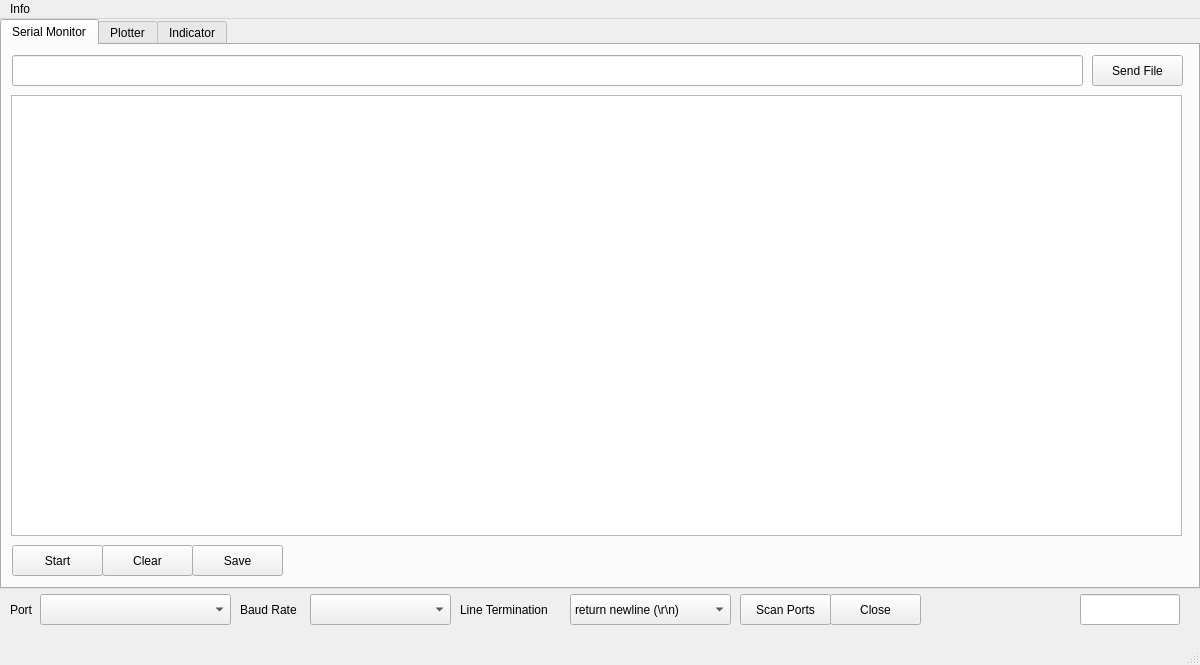
<?xml version="1.0" encoding="UTF-8"?>
<ui version="4.0">
 <class>qt</class>
 <widget class="QMainWindow" name="qt">
  <property name="geometry">
   <rect>
    <x>0</x>
    <y>0</y>
    <width>1200</width>
    <height>665</height>
   </rect>
  </property>
  <property name="cursor">
   <cursorShape>ArrowCursor</cursorShape>
  </property>
  <property name="windowTitle">
   <string>Camnera GUI</string>
  </property>
  <property name="windowOpacity">
   <double>0.990000000000000</double>
  </property>
  <property name="statusTip">
   <string>Serial User Interface.</string>
  </property>
  <property name="whatsThis">
   <string>Camera GUI</string>
  </property>
  <widget class="QWidget" name="widget_MainWindow">
   <widget class="QTabWidget" name="tabWidget_MainWindow">
    <property name="enabled">
     <bool>true</bool>
    </property>
    <property name="geometry">
     <rect>
      <x>0</x>
      <y>0</y>
      <width>1200</width>
      <height>570</height>
     </rect>
    </property>
    <property name="maximumSize">
     <size>
      <width>1677799</width>
      <height>16777215</height>
     </size>
    </property>
    <property name="font">
     <font>
      <pointsize>9</pointsize>
     </font>
    </property>
    <property name="currentIndex">
     <number>0</number>
    </property>
    <property name="iconSize">
     <size>
      <width>12</width>
      <height>12</height>
     </size>
    </property>
    <widget class="QWidget" name="SerialMonitor">
     <property name="font">
      <font>
       <pointsize>9</pointsize>
      </font>
     </property>
     <attribute name="title">
      <string>Serial Monitor</string>
     </attribute>
     <widget class="QPushButton" name="pushButton_SerialSend">
      <property name="geometry">
       <rect>
        <x>1090</x>
        <y>10</y>
        <width>91</width>
        <height>31</height>
       </rect>
      </property>
      <property name="font">
       <font>
        <pointsize>9</pointsize>
       </font>
      </property>
      <property name="text">
       <string>Send File</string>
      </property>
      <property name="autoDefault">
       <bool>false</bool>
      </property>
     </widget>
     <widget class="QPushButton" name="pushButton_SerialClearOutput">
      <property name="geometry">
       <rect>
        <x>100</x>
        <y>500</y>
        <width>91</width>
        <height>31</height>
       </rect>
      </property>
      <property name="font">
       <font>
        <pointsize>9</pointsize>
       </font>
      </property>
      <property name="text">
       <string>Clear</string>
      </property>
     </widget>
     <widget class="QPushButton" name="pushButton_SerialSave">
      <property name="geometry">
       <rect>
        <x>190</x>
        <y>500</y>
        <width>91</width>
        <height>31</height>
       </rect>
      </property>
      <property name="font">
       <font>
        <pointsize>9</pointsize>
       </font>
      </property>
      <property name="text">
       <string>Save</string>
      </property>
     </widget>
     <widget class="QLineEdit" name="lineEdit_SerialText">
      <property name="geometry">
       <rect>
        <x>10</x>
        <y>10</y>
        <width>1071</width>
        <height>31</height>
       </rect>
      </property>
      <property name="sizePolicy">
       <sizepolicy hsizetype="Expanding" vsizetype="Fixed">
        <horstretch>1</horstretch>
        <verstretch>0</verstretch>
       </sizepolicy>
      </property>
      <property name="font">
       <font>
        <family>Fira Mono</family>
        <pointsize>8</pointsize>
        <kerning>false</kerning>
       </font>
      </property>
     </widget>
     <widget class="QPushButton" name="pushButton_SerialStartStop">
      <property name="geometry">
       <rect>
        <x>10</x>
        <y>500</y>
        <width>91</width>
        <height>31</height>
       </rect>
      </property>
      <property name="font">
       <font>
        <pointsize>9</pointsize>
       </font>
      </property>
      <property name="text">
       <string>Start</string>
      </property>
     </widget>
     <widget class="QPlainTextEdit" name="plainTextEdit_SerialTextDisplay">
      <property name="geometry">
       <rect>
        <x>9</x>
        <y>50</y>
        <width>1171</width>
        <height>441</height>
       </rect>
      </property>
      <property name="sizePolicy">
       <sizepolicy hsizetype="Expanding" vsizetype="Expanding">
        <horstretch>1</horstretch>
        <verstretch>1</verstretch>
       </sizepolicy>
      </property>
      <property name="font">
       <font>
        <family>Fira Mono</family>
        <pointsize>9</pointsize>
       </font>
      </property>
     </widget>
    </widget>
    <widget class="QWidget" name="SerialPlotter">
     <attribute name="title">
      <string>Plotter</string>
     </attribute>
     <widget class="QGroupBox" name="groupBox">
      <property name="geometry">
       <rect>
        <x>560</x>
        <y>490</y>
        <width>621</width>
        <height>51</height>
       </rect>
      </property>
      <property name="title">
       <string>Zoom</string>
      </property>
      <widget class="QSlider" name="horizontalSlider_Zoom">
       <property name="geometry">
        <rect>
         <x>90</x>
         <y>20</y>
         <width>441</width>
         <height>20</height>
        </rect>
       </property>
       <property name="orientation">
        <enum>Qt::Horizontal</enum>
       </property>
      </widget>
      <widget class="QLineEdit" name="lineEdit_Horizontal">
       <property name="geometry">
        <rect>
         <x>550</x>
         <y>15</y>
         <width>61</width>
         <height>31</height>
        </rect>
       </property>
      </widget>
      <widget class="QLabel" name="label_Horizontal">
       <property name="geometry">
        <rect>
         <x>10</x>
         <y>20</y>
         <width>71</width>
         <height>20</height>
        </rect>
       </property>
       <property name="text">
        <string>Horizontal</string>
       </property>
      </widget>
     </widget>
     <widget class="QPushButton" name="pushButton_ChartStartStop">
      <property name="geometry">
       <rect>
        <x>10</x>
        <y>500</y>
        <width>91</width>
        <height>31</height>
       </rect>
      </property>
      <property name="font">
       <font>
        <pointsize>9</pointsize>
       </font>
      </property>
      <property name="text">
       <string>Start</string>
      </property>
     </widget>
     <widget class="QPushButton" name="pushButton_ChartClear">
      <property name="geometry">
       <rect>
        <x>100</x>
        <y>500</y>
        <width>91</width>
        <height>31</height>
       </rect>
      </property>
      <property name="font">
       <font>
        <pointsize>9</pointsize>
       </font>
      </property>
      <property name="text">
       <string>Clear</string>
      </property>
     </widget>
     <widget class="QGraphicsView" name="chartView">
      <property name="geometry">
       <rect>
        <x>10</x>
        <y>10</y>
        <width>1171</width>
        <height>481</height>
       </rect>
      </property>
      <property name="sizePolicy">
       <sizepolicy hsizetype="Expanding" vsizetype="Expanding">
        <horstretch>1</horstretch>
        <verstretch>1</verstretch>
       </sizepolicy>
      </property>
     </widget>
     <widget class="QPushButton" name="pushButton_ChartSave">
      <property name="geometry">
       <rect>
        <x>190</x>
        <y>500</y>
        <width>91</width>
        <height>31</height>
       </rect>
      </property>
      <property name="font">
       <font>
        <pointsize>9</pointsize>
       </font>
      </property>
      <property name="text">
       <string>Save</string>
      </property>
     </widget>
     <widget class="QComboBox" name="comboBoxDropDown_DataSeparator">
      <property name="geometry">
       <rect>
        <x>380</x>
        <y>500</y>
        <width>81</width>
        <height>31</height>
       </rect>
      </property>
      <item>
       <property name="text">
        <string>comma (,)</string>
       </property>
      </item>
      <item>
       <property name="text">
        <string>semicolon (;)</string>
       </property>
      </item>
      <item>
       <property name="text">
        <string>point (.)</string>
       </property>
      </item>
      <item>
       <property name="text">
        <string>space (\s)</string>
       </property>
      </item>
      <item>
       <property name="text">
        <string>tab (\t)</string>
       </property>
      </item>
     </widget>
     <widget class="QLabel" name="label_LineTermination_2">
      <property name="geometry">
       <rect>
        <x>290</x>
        <y>500</y>
        <width>111</width>
        <height>31</height>
       </rect>
      </property>
      <property name="font">
       <font>
        <pointsize>9</pointsize>
       </font>
      </property>
      <property name="text">
       <string>Data Separator</string>
      </property>
     </widget>
    </widget>
    <widget class="QWidget" name="SerialIndicator">
     <attribute name="title">
      <string>Indicator</string>
     </attribute>
     <widget class="QPushButton" name="pushButton_IndicatorStartStop">
      <property name="geometry">
       <rect>
        <x>10</x>
        <y>500</y>
        <width>91</width>
        <height>31</height>
       </rect>
      </property>
      <property name="font">
       <font>
        <pointsize>9</pointsize>
       </font>
      </property>
      <property name="text">
       <string>Start</string>
      </property>
     </widget>
     <widget class="QPushButton" name="pushButton_IndicatorClear">
      <property name="geometry">
       <rect>
        <x>100</x>
        <y>500</y>
        <width>91</width>
        <height>31</height>
       </rect>
      </property>
      <property name="font">
       <font>
        <pointsize>9</pointsize>
       </font>
      </property>
      <property name="text">
       <string>Clear</string>
      </property>
     </widget>
     <widget class="QLabel" name="label_LineTermination_Indicator">
      <property name="geometry">
       <rect>
        <x>290</x>
        <y>500</y>
        <width>111</width>
        <height>31</height>
       </rect>
      </property>
      <property name="font">
       <font>
        <pointsize>9</pointsize>
       </font>
      </property>
      <property name="text">
       <string>Data Separator</string>
      </property>
     </widget>
     <widget class="QComboBox" name="comboBoxDropDown_Indicator_DataSeparator">
      <property name="geometry">
       <rect>
        <x>380</x>
        <y>500</y>
        <width>81</width>
        <height>31</height>
       </rect>
      </property>
      <item>
       <property name="text">
        <string>comma (,)</string>
       </property>
      </item>
      <item>
       <property name="text">
        <string>semicolon (;)</string>
       </property>
      </item>
      <item>
       <property name="text">
        <string>point (.)</string>
       </property>
      </item>
      <item>
       <property name="text">
        <string>space (\s)</string>
       </property>
      </item>
      <item>
       <property name="text">
        <string>tab (\t)</string>
       </property>
      </item>
     </widget>
     <widget class="QPushButton" name="pushButton_IndicatorSave">
      <property name="geometry">
       <rect>
        <x>190</x>
        <y>500</y>
        <width>91</width>
        <height>31</height>
       </rect>
      </property>
      <property name="font">
       <font>
        <pointsize>9</pointsize>
       </font>
      </property>
      <property name="text">
       <string>Save</string>
      </property>
     </widget>
     <widget class="QLineEdit" name="lineEdit_Indicator_1_1">
      <property name="geometry">
       <rect>
        <x>100</x>
        <y>10</y>
        <width>113</width>
        <height>30</height>
       </rect>
      </property>
      <property name="font">
       <font>
        <family>Fira Mono</family>
        <pointsize>16</pointsize>
       </font>
      </property>
      <property name="text">
       <string/>
      </property>
     </widget>
     <widget class="QLabel" name="label_Indicator_1">
      <property name="geometry">
       <rect>
        <x>10</x>
        <y>10</y>
        <width>62</width>
        <height>30</height>
       </rect>
      </property>
      <property name="font">
       <font>
        <family>Fira Mono</family>
        <pointsize>16</pointsize>
       </font>
      </property>
      <property name="text">
       <string>TextLabel</string>
      </property>
     </widget>
     <widget class="QLabel" name="label_Indicator_2">
      <property name="geometry">
       <rect>
        <x>10</x>
        <y>50</y>
        <width>62</width>
        <height>30</height>
       </rect>
      </property>
      <property name="font">
       <font>
        <family>Fira Mono</family>
        <pointsize>16</pointsize>
       </font>
      </property>
      <property name="text">
       <string>TextLabel</string>
      </property>
     </widget>
     <widget class="QLineEdit" name="lineEdit_Indicator_2_1">
      <property name="geometry">
       <rect>
        <x>100</x>
        <y>50</y>
        <width>113</width>
        <height>30</height>
       </rect>
      </property>
      <property name="font">
       <font>
        <family>Fira Mono</family>
        <pointsize>16</pointsize>
       </font>
      </property>
      <property name="text">
       <string/>
      </property>
     </widget>
     <widget class="QLabel" name="label_Indicator_3">
      <property name="geometry">
       <rect>
        <x>10</x>
        <y>90</y>
        <width>62</width>
        <height>30</height>
       </rect>
      </property>
      <property name="font">
       <font>
        <family>Fira Mono</family>
        <pointsize>16</pointsize>
       </font>
      </property>
      <property name="text">
       <string>TextLabel</string>
      </property>
     </widget>
     <widget class="QLineEdit" name="lineEdit_Indicator_3_1">
      <property name="geometry">
       <rect>
        <x>100</x>
        <y>90</y>
        <width>113</width>
        <height>30</height>
       </rect>
      </property>
      <property name="font">
       <font>
        <family>Fira Mono</family>
        <pointsize>16</pointsize>
       </font>
      </property>
      <property name="text">
       <string/>
      </property>
     </widget>
     <widget class="QLabel" name="label_Indicator_4">
      <property name="geometry">
       <rect>
        <x>10</x>
        <y>130</y>
        <width>62</width>
        <height>30</height>
       </rect>
      </property>
      <property name="font">
       <font>
        <family>Fira Mono</family>
        <pointsize>16</pointsize>
       </font>
      </property>
      <property name="text">
       <string>TextLabel</string>
      </property>
     </widget>
     <widget class="QLineEdit" name="lineEdit_Indicator_4">
      <property name="geometry">
       <rect>
        <x>100</x>
        <y>130</y>
        <width>113</width>
        <height>30</height>
       </rect>
      </property>
      <property name="font">
       <font>
        <family>Fira Mono</family>
        <pointsize>16</pointsize>
       </font>
      </property>
      <property name="text">
       <string/>
      </property>
     </widget>
     <widget class="QLabel" name="label_Indicator_5">
      <property name="geometry">
       <rect>
        <x>10</x>
        <y>170</y>
        <width>62</width>
        <height>30</height>
       </rect>
      </property>
      <property name="font">
       <font>
        <family>Fira Mono</family>
        <pointsize>16</pointsize>
       </font>
      </property>
      <property name="text">
       <string>TextLabel</string>
      </property>
     </widget>
     <widget class="QLineEdit" name="lineEdit_Indicator_5">
      <property name="geometry">
       <rect>
        <x>100</x>
        <y>170</y>
        <width>113</width>
        <height>30</height>
       </rect>
      </property>
      <property name="font">
       <font>
        <family>Fira Mono</family>
        <pointsize>16</pointsize>
       </font>
      </property>
      <property name="text">
       <string/>
      </property>
     </widget>
     <widget class="QLabel" name="label_Indicator_6">
      <property name="geometry">
       <rect>
        <x>10</x>
        <y>210</y>
        <width>62</width>
        <height>30</height>
       </rect>
      </property>
      <property name="font">
       <font>
        <family>Fira Mono</family>
        <pointsize>16</pointsize>
       </font>
      </property>
      <property name="text">
       <string>TextLabel</string>
      </property>
     </widget>
     <widget class="QLineEdit" name="lineEdit_Indicator_6">
      <property name="geometry">
       <rect>
        <x>100</x>
        <y>210</y>
        <width>113</width>
        <height>30</height>
       </rect>
      </property>
      <property name="font">
       <font>
        <family>Fira Mono</family>
        <pointsize>16</pointsize>
       </font>
      </property>
      <property name="text">
       <string/>
      </property>
     </widget>
     <widget class="QLabel" name="label_Indicator_7">
      <property name="geometry">
       <rect>
        <x>10</x>
        <y>250</y>
        <width>62</width>
        <height>30</height>
       </rect>
      </property>
      <property name="font">
       <font>
        <family>Fira Mono</family>
        <pointsize>16</pointsize>
       </font>
      </property>
      <property name="text">
       <string>TextLabel</string>
      </property>
     </widget>
     <widget class="QLineEdit" name="lineEdit_Indicator_7">
      <property name="geometry">
       <rect>
        <x>100</x>
        <y>250</y>
        <width>113</width>
        <height>30</height>
       </rect>
      </property>
      <property name="font">
       <font>
        <family>Fira Mono</family>
        <pointsize>16</pointsize>
       </font>
      </property>
      <property name="text">
       <string/>
      </property>
     </widget>
     <widget class="QLineEdit" name="lineEdit_Indicator_1_2">
      <property name="geometry">
       <rect>
        <x>220</x>
        <y>10</y>
        <width>113</width>
        <height>30</height>
       </rect>
      </property>
      <property name="font">
       <font>
        <family>Fira Mono</family>
        <pointsize>16</pointsize>
       </font>
      </property>
      <property name="text">
       <string/>
      </property>
     </widget>
     <widget class="QLineEdit" name="lineEdit_Indicator_1_3">
      <property name="geometry">
       <rect>
        <x>340</x>
        <y>10</y>
        <width>113</width>
        <height>30</height>
       </rect>
      </property>
      <property name="font">
       <font>
        <family>Fira Mono</family>
        <pointsize>16</pointsize>
       </font>
      </property>
      <property name="text">
       <string/>
      </property>
     </widget>
     <widget class="QLineEdit" name="lineEdit_Indicator_2_2">
      <property name="geometry">
       <rect>
        <x>220</x>
        <y>50</y>
        <width>113</width>
        <height>30</height>
       </rect>
      </property>
      <property name="font">
       <font>
        <family>Fira Mono</family>
        <pointsize>16</pointsize>
       </font>
      </property>
      <property name="text">
       <string/>
      </property>
     </widget>
     <widget class="QLineEdit" name="lineEdit_Indicator_2_3">
      <property name="geometry">
       <rect>
        <x>340</x>
        <y>50</y>
        <width>113</width>
        <height>30</height>
       </rect>
      </property>
      <property name="font">
       <font>
        <family>Fira Mono</family>
        <pointsize>16</pointsize>
       </font>
      </property>
      <property name="text">
       <string/>
      </property>
     </widget>
     <widget class="QLineEdit" name="lineEdit_Indicator_3_2">
      <property name="geometry">
       <rect>
        <x>220</x>
        <y>90</y>
        <width>113</width>
        <height>30</height>
       </rect>
      </property>
      <property name="font">
       <font>
        <family>Fira Mono</family>
        <pointsize>16</pointsize>
       </font>
      </property>
      <property name="text">
       <string/>
      </property>
     </widget>
     <widget class="QLineEdit" name="lineEdit_Indicator_3_3">
      <property name="geometry">
       <rect>
        <x>340</x>
        <y>90</y>
        <width>113</width>
        <height>30</height>
       </rect>
      </property>
      <property name="font">
       <font>
        <family>Fira Mono</family>
        <pointsize>16</pointsize>
       </font>
      </property>
      <property name="text">
       <string/>
      </property>
     </widget>
    </widget>
   </widget>
   <widget class="QComboBox" name="comboBoxDropDown_LineTermination">
    <property name="geometry">
     <rect>
      <x>570</x>
      <y>575</y>
      <width>161</width>
      <height>31</height>
     </rect>
    </property>
    <property name="font">
     <font>
      <pointsize>9</pointsize>
     </font>
    </property>
    <item>
     <property name="text">
      <string>return newline (\r\n)</string>
     </property>
    </item>
    <item>
     <property name="text">
      <string>newline (\n)</string>
     </property>
    </item>
    <item>
     <property name="text">
      <string>return (\r)</string>
     </property>
    </item>
    <item>
     <property name="text">
      <string>newline return (\n\r)</string>
     </property>
    </item>
    <item>
     <property name="text">
      <string>none</string>
     </property>
    </item>
   </widget>
   <widget class="QComboBox" name="comboBoxDropDown_SerialPorts">
    <property name="geometry">
     <rect>
      <x>40</x>
      <y>575</y>
      <width>191</width>
      <height>31</height>
     </rect>
    </property>
    <property name="font">
     <font>
      <pointsize>9</pointsize>
     </font>
    </property>
   </widget>
   <widget class="QLabel" name="label_SerialPorts">
    <property name="geometry">
     <rect>
      <x>10</x>
      <y>575</y>
      <width>41</width>
      <height>31</height>
     </rect>
    </property>
    <property name="font">
     <font>
      <pointsize>9</pointsize>
     </font>
    </property>
    <property name="text">
     <string>Port</string>
    </property>
   </widget>
   <widget class="QLabel" name="label_LineTermination">
    <property name="geometry">
     <rect>
      <x>460</x>
      <y>575</y>
      <width>111</width>
      <height>31</height>
     </rect>
    </property>
    <property name="font">
     <font>
      <pointsize>9</pointsize>
     </font>
    </property>
    <property name="text">
     <string>Line Termination</string>
    </property>
   </widget>
   <widget class="QLabel" name="label_BaudRate">
    <property name="geometry">
     <rect>
      <x>240</x>
      <y>575</y>
      <width>81</width>
      <height>31</height>
     </rect>
    </property>
    <property name="font">
     <font>
      <pointsize>9</pointsize>
     </font>
    </property>
    <property name="text">
     <string>Baud Rate</string>
    </property>
   </widget>
   <widget class="QComboBox" name="comboBoxDropDown_BaudRates">
    <property name="geometry">
     <rect>
      <x>310</x>
      <y>575</y>
      <width>141</width>
      <height>31</height>
     </rect>
    </property>
    <property name="font">
     <font>
      <pointsize>9</pointsize>
     </font>
    </property>
   </widget>
   <widget class="QPushButton" name="pushButton_SerialScan">
    <property name="geometry">
     <rect>
      <x>740</x>
      <y>575</y>
      <width>91</width>
      <height>31</height>
     </rect>
    </property>
    <property name="font">
     <font>
      <pointsize>9</pointsize>
     </font>
    </property>
    <property name="text">
     <string>Scan Ports</string>
    </property>
   </widget>
   <widget class="QLineEdit" name="throughput">
    <property name="geometry">
     <rect>
      <x>1080</x>
      <y>575</y>
      <width>100</width>
      <height>31</height>
     </rect>
    </property>
    <property name="font">
     <font>
      <pointsize>9</pointsize>
     </font>
    </property>
   </widget>
   <widget class="QPushButton" name="pushButton_SerialOpenClose">
    <property name="geometry">
     <rect>
      <x>830</x>
      <y>575</y>
      <width>91</width>
      <height>31</height>
     </rect>
    </property>
    <property name="font">
     <font>
      <pointsize>9</pointsize>
     </font>
    </property>
    <property name="text">
     <string>Close</string>
    </property>
   </widget>
  </widget>
  <widget class="QMenuBar" name="menubar">
   <property name="geometry">
    <rect>
     <x>0</x>
     <y>0</y>
     <width>1200</width>
     <height>26</height>
    </rect>
   </property>
   <widget class="QMenu" name="menuInfo">
    <property name="title">
     <string>Info</string>
    </property>
    <addaction name="action_About"/>
    <addaction name="action_Help"/>
   </widget>
   <addaction name="menuInfo"/>
  </widget>
  <widget class="QStatusBar" name="statusbar"/>
  <action name="action_StatusBar">
   <property name="text">
    <string>Status</string>
   </property>
  </action>
  <action name="actionHelp">
   <property name="text">
    <string>Help</string>
   </property>
  </action>
  <action name="actionAbout">
   <property name="text">
    <string>About</string>
   </property>
  </action>
  <action name="actionInformation">
   <property name="text">
    <string>Information</string>
   </property>
  </action>
  <action name="action_SaveConfig">
   <property name="text">
    <string>Save Config</string>
   </property>
   <property name="statusTip">
    <string>Save Configuration</string>
   </property>
  </action>
  <action name="action_LoadConfig">
   <property name="text">
    <string>Load Config</string>
   </property>
   <property name="statusTip">
    <string>Load Configuration</string>
   </property>
  </action>
  <action name="action_About">
   <property name="text">
    <string>About</string>
   </property>
  </action>
  <action name="action_Help">
   <property name="text">
    <string>Help</string>
   </property>
  </action>
 </widget>
 <resources/>
 <connections/>
</ui>
